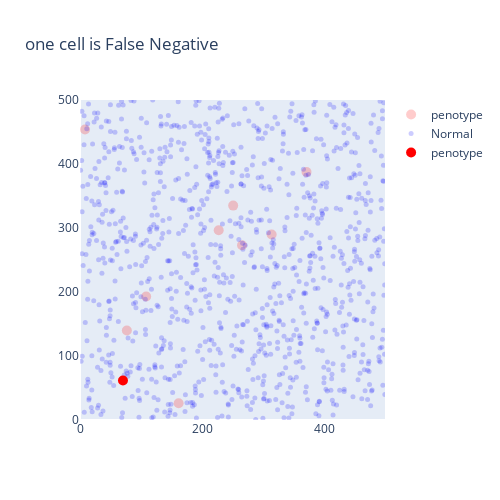

The notebook cell saved with this chart:
### Code cell
import plotly.graph_objects as go
pheno_FN = go.Scatter(x = df.loc[df['FN']==1,'x'],
                          y = df.loc[df['FN']==1,'y'],
                            mode = 'markers',
                            name = 'penotype',
                            marker = {'color':'red','size':10})
pheno_actual = go.Scatter(x = df.loc[df['class']=='pheno','x'],
                          y = df.loc[df['class']=='pheno','y'],
                            mode = 'markers',
                            name = 'penotype',
                            marker = {'color':'red','size':10,'opacity':0.2})
normal_actual = go.Scatter(x = df.loc[df['class']=='normal','x'],
                    y = df.loc[df['class']=='normal','y'],
                    mode = 'markers',
                    name = 'Normal',
                    marker = {'color':'blue','size':5,'opacity':0.2})
                                  
data = [pheno_actual,normal_actual,pheno_FN]
layout = go.Layout(title = 'One cell is False Negative',
                   showlegend= True,
                  xaxis={'showgrid':False,'range':[0,500]},
                   yaxis={'showgrid':False,'range':[0,500]},
                   height=500,
                   width = 500
                  )
fig = go.Figure(data = data,layout = layout)
fig.show()

### Figure 1 — Plotly figure (JSON) as saved in the notebook; plotly's stock layout.template omitted (floating-point values rounded to 4 significant figures; data arrays with more than 128 entries replaced by an {"elided": "..."} marker saying what was removed)
{"data": [{"marker": {"color": "red", "opacity": 0.2, "size": 10}, "mode": "markers", "name": "penotype", "type": "scatter", "x": [371.4, 108.5, 251.1, 76.8, 8.211, 265.6, 161.7, 314.1, 227.4], "y": [387.5, 192.9, 335.0, 139.9, 453.8, 273.1, 26.27, 289.9, 296.4]}, {"marker": {"color": "blue", "opacity": 0.2, "size": 5}, "mode": "markers", "name": "Normal", "type": "scatter", "x": {"elided": "991 float values"}, "y": {"elided": "991 float values"}}, {"marker": {"color": "red", "size": 10}, "mode": "markers", "name": "penotype", "type": "scatter", "x": [70.43], "y": [61.64]}], "layout": {"height": 500, "showlegend": true, "title": {"text": "one cell is False Negative"}, "width": 500, "xaxis": {"range": [0, 500], "showgrid": false}, "yaxis": {"range": [0, 500], "showgrid": false}}}
